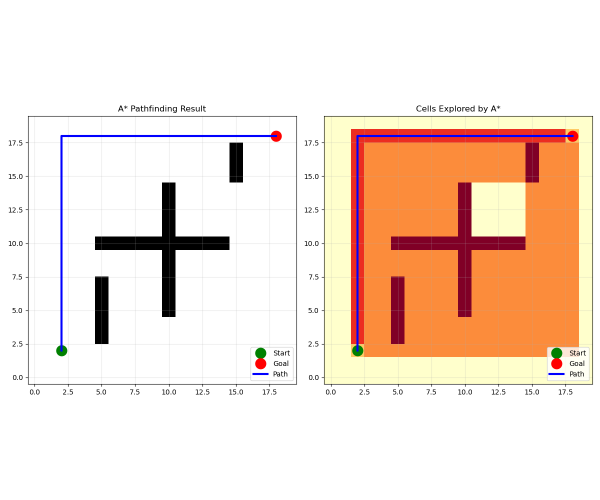
#> input picture astar_pathfinding.png, 1200 x 1000 px (shown at 1/2 size)
$ python real_check.py astar_pathfinding.png
#> lines starting #> are read from the running program, lines starting #| are printed output that depends on the picture; after the words box and inside, x2 and y2 are one past the last pixel; in counts of white or black regions, pixels touching at a corner belong together
import sys
import numpy as np
from PIL import Image
import matplotlib.pyplot as plt

# Check for image path argument
if len(sys.argv) < 2:
    print("Usage: python real_image_edges.py <image_path>")
    print("Example: python real_image_edges.py test_photo.jpg")
    sys.exit(1)

image_path = sys.argv[1]

def rgb_to_grayscale(image):
    """Convert RGB image to grayscale"""
    if len(image.shape) == 3:
        return np.dot(image[..., :3], [0.299, 0.587, 0.114])
    return image

def convolve2d(image, kernel):
    """Apply 2D convolution"""
    img_height, img_width = image.shape
    kernel_height, kernel_width = kernel.shape

    pad_h = kernel_height // 2
    pad_w = kernel_width // 2

    padded = np.pad(image, ((pad_h, pad_h), (pad_w, pad_w)), mode='edge')
    output = np.zeros_like(image)

    for i in range(img_height):
        for j in range(img_width):
            region = padded[i:i+kernel_height, j:j+kernel_width]
            output[i, j] = np.sum(region * kernel)

    return output

def sobel_edge_detection(image):
    """Detect edges using Sobel operator"""
    sobel_x = np.array([[-1, 0, 1], [-2, 0, 2], [-1, 0, 1]])
    sobel_y = np.array([[-1, -2, -1], [0, 0, 0], [1, 2, 1]])

    gradient_x = convolve2d(image, sobel_x)
    gradient_y = convolve2d(image, sobel_y)

    magnitude = np.sqrt(gradient_x**2 + gradient_y**2)
    magnitude = (magnitude / magnitude.max()) * 255

    return magnitude.astype(np.uint8)

# Load image
print(f"Loading image: {image_path}")
try:
    img = Image.open(image_path)
#> img is the input picture: PIL image 1200x1000 RGBA; mean R, G, B, A 244, 224.8, 212.8, 255
except FileNotFoundError:
    print(f"Error: Could not find image '{image_path}'")
    sys.exit(1)

# Resize if too large
max_size = 800
if max(img.size) > max_size:
    ratio = max_size / max(img.size)
#> ratio = 0.667
    new_size = tuple([int(x * ratio) for x in img.size])
#> new_size = (800, 666)
    img = img.resize(new_size, Image.Resampling.LANCZOS)
#> img: PIL image 800x666 RGBA
    print(f"Resized to: {img.size}")
#| Resized to: (800, 666)

# Convert to grayscale
img_array = np.array(img)
gray_image = rgb_to_grayscale(img_array)
#> in rgb_to_grayscale, `return np.dot(image[..., :3], [0.299, 0.587, 0.114])`:
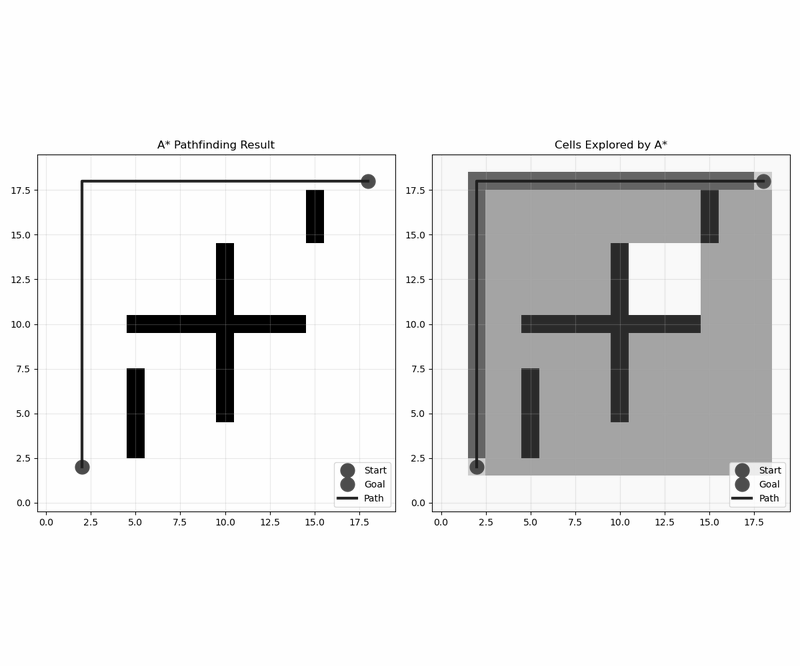
#> returned value: shape (666, 800) float64; min 0, max 255, mean 228.9

print(f"Processing {gray_image.shape[0]}x{gray_image.shape[1]} image...")
#> (printed output is left out)

# Detect edges
edges = sobel_edge_detection(gray_image)
#> in convolve2d, `padded = np.pad(image, ((pad_h, pad_h), (pad_w, pad_w)), mode='edge')`:
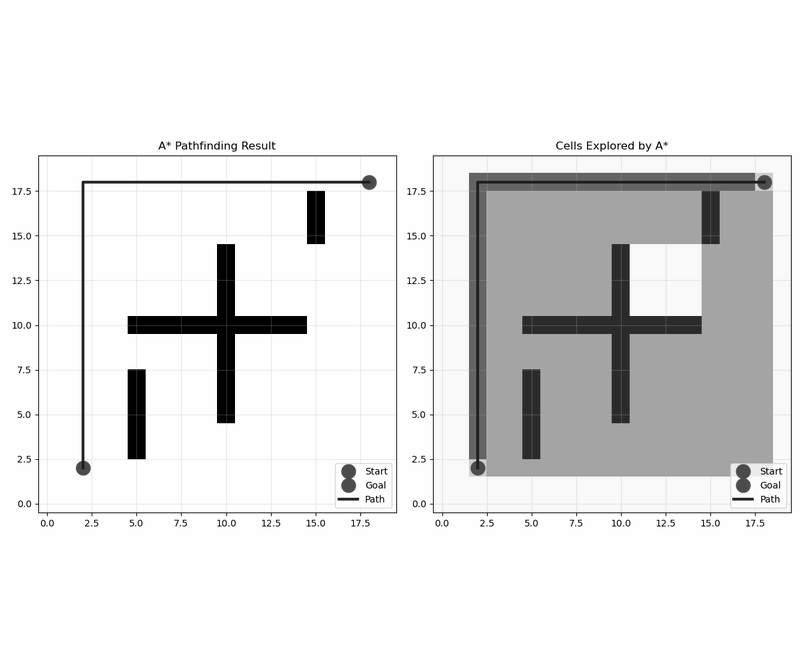
#> padded: shape (668, 802) float64; min 0, max 255, mean 229.1
#> after the loop in convolve2d, `for i in range(img_height):`:
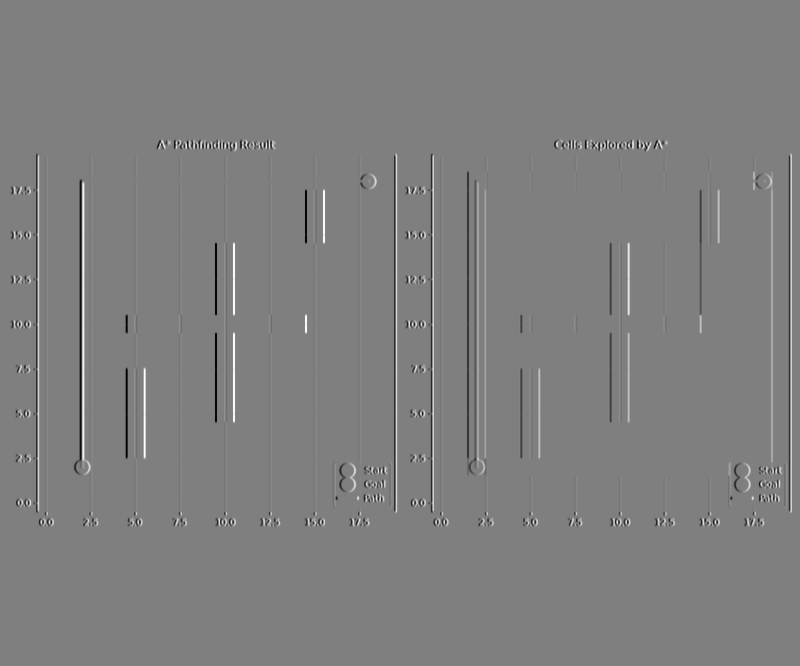
#> output: shape (666, 800) float64; min -1020, max 1020, mean 0; drawn with min black and max white
#> after the loop in convolve2d (call 2), `for i in range(img_height):`:
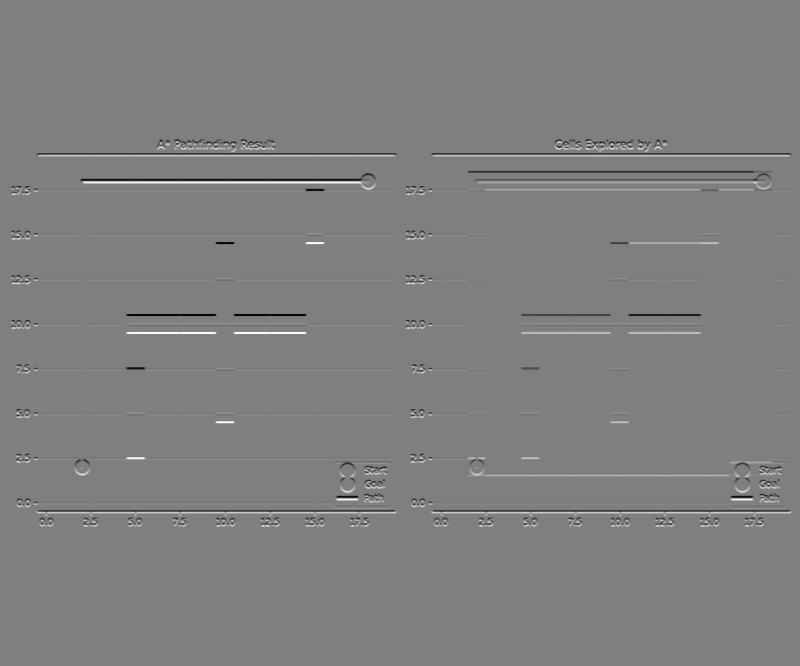
#> output: shape (666, 800) float64; min -1020, max 1020, mean 0; drawn with min black and max white
#> in sobel_edge_detection, `magnitude = np.sqrt(gradient_x**2 + gradient_y**2)`:
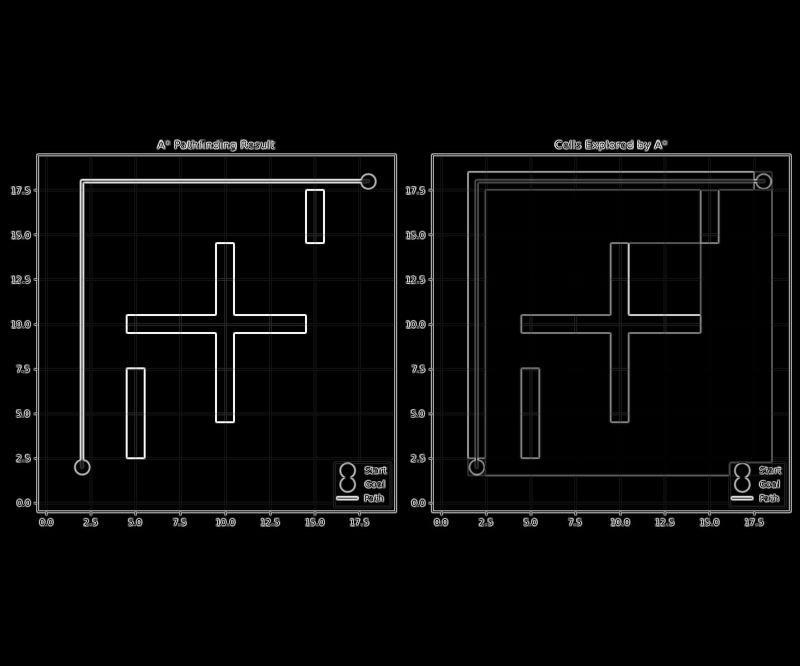
#> magnitude: shape (666, 800) float64; min 0, max 1032.5, mean 33.9; drawn with min black and max white

# Try multiple thresholds
thresholds = [20, 40, 60]

# Visualize
fig, axes = plt.subplots(2, 3, figsize=(15, 10))

axes[0, 0].imshow(img)
axes[0, 0].set_title('Original Image')
axes[0, 0].axis('off')

axes[0, 1].imshow(gray_image, cmap='gray')
axes[0, 1].set_title('Grayscale')
axes[0, 1].axis('off')

axes[0, 2].imshow(edges, cmap='hot')
axes[0, 2].set_title('Edge Magnitude')
axes[0, 2].axis('off')

for i, thresh in enumerate(thresholds):
    binary = np.zeros_like(edges)
    binary[edges > thresh] = 255

    axes[1, i].imshow(binary, cmap='gray')
    axes[1, i].set_title(f'Threshold = {thresh}')
    axes[1, i].axis('off')

    edge_percentage = 100 * np.sum(binary > 0) / binary.size
    axes[1, i].text(10, 30, f'{edge_percentage:.1f}% edges',
                    color='red', fontsize=10,
                    bbox=dict(boxstyle='round', facecolor='white', alpha=0.8))
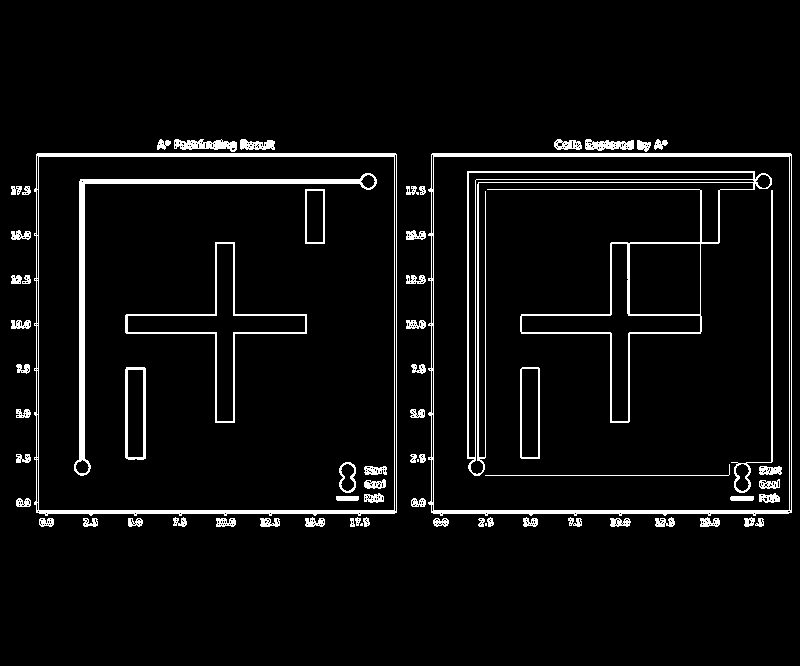
#> binary: shape (666, 800); 5.2% white; 69 white regions (3 under 20 px), largest, box (x1, y1, x2, y2) and area: (467, 171, 772, 476) 5230, (428, 153, 792, 516) 4418, (34, 153, 397, 516) 4388

plt.tight_layout()
plt.savefig('real_image_edges.png', dpi=150)
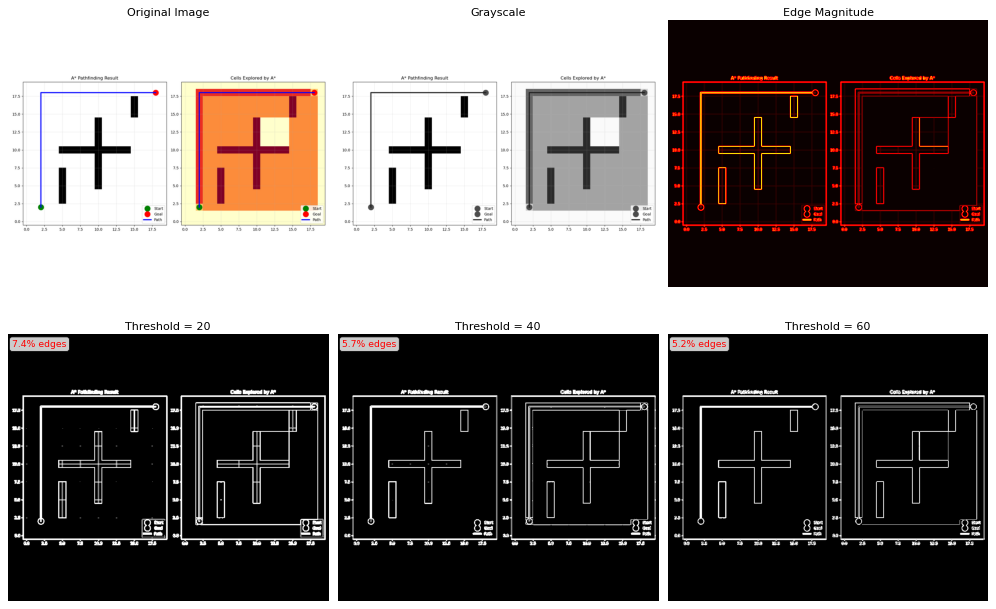
#> figure drawn by matplotlib, 6 panels

print("\nEdge Detection Complete!")
print(f"Saved: real_image_edges.png")
